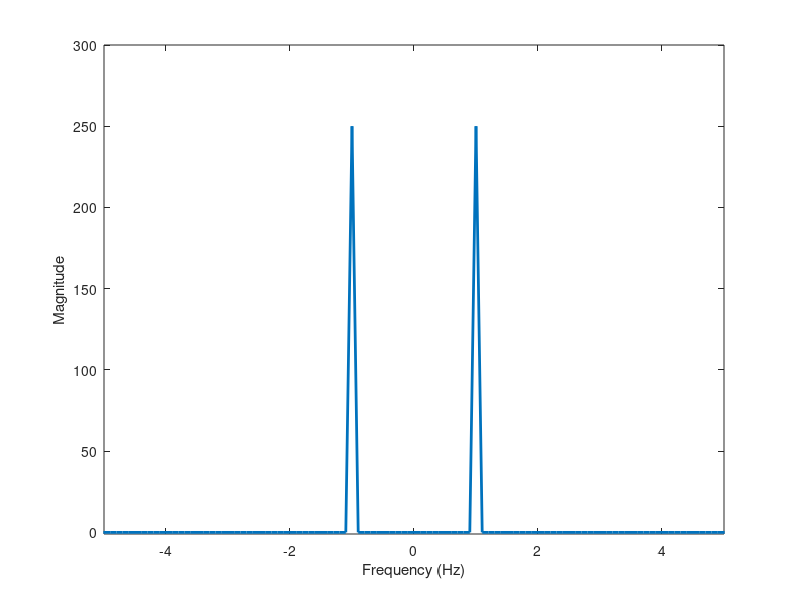

Write the MATLAB code that produced this figure.
function fourierTransform_base ()
    set(0, 'DefaultFigureVisible', 'off');
    SampleTime = 1/50;
    SampleFreq = 1/SampleTime;
    t = 0:SampleTime:10-SampleTime;
    x = cos(2*pi*t);
    X = fft(x);
    n = length(x);
    %f = (0:length(X)-1)*SampleFreq/length(X);
    fshift = (-n/2:n/2-1)*(SampleFreq/n);
    Xshift = fftshift(X);
    plot(fshift, abs(Xshift), "LineWidth", 2)
    axis([-5, 5, -1, 300])
    xlabel("Frequency (Hz)")
    ylabel("Magnitude")
    saveas(gcf,"test.jpg")
    %plot(f, abs(X))
end
